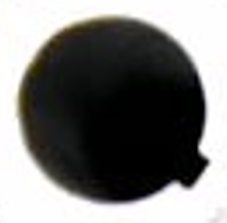
#> input picture sift_img.png, 227 x 223 px
$ python '可調式多閥值分割.py'
#> lines starting #> are read from the running program, lines starting #| are printed output that depends on the picture
import cv2
import numpy as np

# 定義回調函數
def nothing(x):
    pass

# 讀取影像
image = cv2.imread('sift_img.png', cv2.IMREAD_GRAYSCALE)
#> image: shape (223, 227); min 0, max 255, mean 122

# 建立視窗
cv2.namedWindow('Tri-Threshold')

# 創建Trackbars用於調整兩個閥值
cv2.createTrackbar('Low Threshold', 'Tri-Threshold', 0, 255, nothing)
#> slider 'Low Threshold' is set to 51
cv2.createTrackbar('High Threshold', 'Tri-Threshold', 0, 255, nothing)
#> slider 'High Threshold' is set to 255

while True:
    # 獲取當前的閥值
    low_th = cv2.getTrackbarPos('Low Threshold', 'Tri-Threshold')
    high_th = cv2.getTrackbarPos('High Threshold', 'Tri-Threshold')

    # 建立一個全黑的影像
    tri_binary = np.zeros_like(image)

    # 將範圍分為黑、灰、白三部分
    tri_binary[image < low_th] = 0   # 黑色部分
    tri_binary[(image >= low_th) & (image < high_th)] = 127  # 灰色部分
    tri_binary[image >= high_th] = 255  # 白色部分

    # 顯示結果
    cv2.imshow('Tri-Threshold', tri_binary)
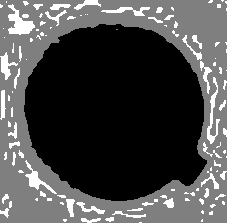
#> window 'Tri-Threshold': shape (223, 227); min 0, max 255, mean 73.3

    # 按下 'q' 鍵退出
    if cv2.waitKey(1) & 0xFF == ord('q'):
#> (key q is pressed here)
        cv2.imwrite(f"threadhole_img.png", tri_binary)
        break

# 釋放視窗
cv2.destroyAllWindows()
